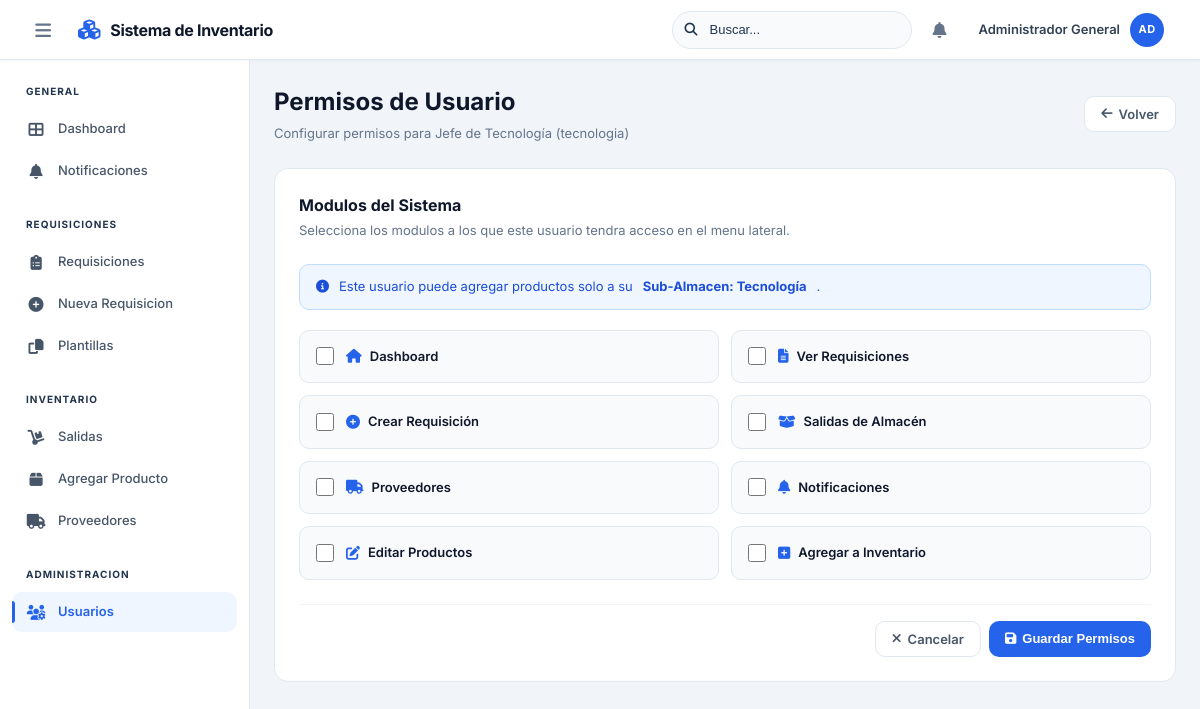
/permisos-usuario.php?id=5 (signed in), run on the app's committed database.
### tables this page shows
CREATE TABLE usuarios (
    id INT PRIMARY KEY AUTO_INCREMENT,
    username VARCHAR(50) UNIQUE NOT NULL,
    password VARCHAR(255) NOT NULL,
    nombre_completo VARCHAR(200) NOT NULL,
    email VARCHAR(100),
    rol ENUM('admin', 'departamento', 'solo_lectura', 'compras', 'gerencia', 'gerencia_general') DEFAULT 'solo_lectura',
    sub_almacen_id INT NULL,
    activo TINYINT(1) DEFAULT 1,
    created_at TIMESTAMP DEFAULT CURRENT_TIMESTAMP,
    FOREIGN KEY (sub_almacen_id) REFERENCES sub_almacenes(id)
);

CREATE TABLE sub_almacenes (
    id INT PRIMARY KEY AUTO_INCREMENT,
    nombre VARCHAR(100) NOT NULL,
    descripcion TEXT,
    created_at TIMESTAMP DEFAULT CURRENT_TIMESTAMP
);

### permisos-usuario.php (called while the page is built, shortened)
<?php
require_once 'config/database.php';
require_once 'models/Usuario.php';
require_once 'models/Permiso.php';
$usuario_id = intval($_GET['id'] ?? 0);
$usuarioModel = new Usuario();
$usuario = $usuarioModel->obtenerPorId($usuario_id);
$modulos_disponibles = [
    'dashboard' => ['nombre' => 'Dashboard', 'icono' => 'fa-home'],
    'requisiciones' => ['nombre' => 'Ver Requisiciones', 'icono' => 'fa-file-alt'],
    'nueva_requisicion' => ['nombre' => 'Crear Requisición', 'icono' => 'fa-plus-circle'],
    'salidas' => ['nombre' => 'Salidas de Almacén', 'icono' => 'fa-box-open'],
    'proveedores' => ['nombre' => 'Proveedores', 'icono' => 'fa-truck'],
    'notificaciones' => ['nombre' => 'Notificaciones', 'icono' => 'fa-bell'],
    'editar_productos' => ['nombre' => 'Editar Productos', 'icono' => 'fa-edit']
];
if ($usuario['sub_almacen_id'] || $usuario['rol'] === 'compras') {
    $modulos_disponibles['agregar_producto'] = ['nombre' => 'Agregar a Inventario', 'icono' => 'fa-plus-square'];
}
$permisoModel = new Permiso();
$permisos_actuales = $permisoModel->obtenerPermisos($usuario_id);
require 'includes/header.php';
require 'views/permisos-usuario.view.php';
require 'includes/footer.php';
?>

### config/database.php (called while the page is built, shortened)
<?php
function getConnection() {
    $conn = new mysqli(DB_HOST, DB_USER, DB_PASS, DB_NAME);
    $conn->set_charset("utf8");
    return $conn;
}

### models/Usuario.php (called while the page is built, shortened)
<?php
class Usuario {
    private $conn;
    public function __construct() {
        $this->conn = getConnection();
    }
    public function obtenerPorId($id) {
        $id = intval($id);
        $sql = "SELECT u.*, s.nombre as sub_almacen_nombre
                FROM usuarios u
                LEFT JOIN sub_almacenes s ON u.sub_almacen_id = s.id
                WHERE u.id = $id";
        $result = $this->conn->query($sql);
        return $result->fetch_assoc();
    }
}
?>

### models/Permiso.php (called while the page is built, shortened)
<?php
class Permiso {
    private $conn;
    public function __construct() {
        $this->conn = getConnection();
    }
    public function obtenerPermisos($usuario_id) {
        $sql = "SELECT modulo FROM permisos WHERE usuario_id = ?";
        $stmt = $this->conn->prepare($sql);
        $stmt->bind_param("i", $usuario_id);
        $stmt->execute();
        $resultado = $stmt->get_result();
        $permisos = [];
        return $permisos;
    }
}

### views/permisos-usuario.view.php (the view, shortened to what this page needs)
<main class="main-content">
    <div style="display: flex; justify-content: space-between; align-items: center; margin-bottom: 1.5rem;">
        <div>
            <h1 style="margin: 0 0 4px 0; font-size: 1.5rem; font-weight: 700; color: var(--gray-900);">Permisos de Usuario</h1>
            <p style="margin: 0; color: var(--text-muted); font-size: 0.8125rem;">Configurar permisos para <?php echo htmlspecialchars($usuario['nombre_completo']); ?> (<?php echo htmlspecialchars($usuario['username']); ?>)</p>
        </div>
        <a href="usuarios.php" class="btn btn-secondary" style="display: inline-flex; align-items: center; gap: 6px;">
            <i class="fas fa-arrow-left"></i> Volver
        </a>
    </div>
    <?php if ($usuario['rol'] === 'admin'): ?>
    <div style="display: flex; align-items: center; gap: 10px; padding: 1rem 1.25rem; border-radius: 12px; margin-bottom: 1rem; background: var(--primary-light); border: 1px solid #bfdbfe; color: var(--primary-hover);">
        <i class="fas fa-info-circle" style="font-size: 1rem;"></i>
        <span style="font-weight: 500; font-size: 0.8125rem;">Los administradores tienen acceso completo a todos los modulos del sistema.</span>
    </div>
    <?php else: ?>
    <div class="card">
        <form method="POST">
            <h3 style="margin: 0 0 4px 0; font-size: 1rem; font-weight: 700; color: var(--gray-900);">Modulos del Sistema</h3>
            <p style="margin: 0 0 1.5rem 0; color: var(--text-muted); font-size: 0.8125rem;">Selecciona los modulos a los que este usuario tendra acceso en el menu lateral.</p>
            <?php if (isset($modulos_disponibles['agregar_producto'])): ?>
            <div style="display: flex; align-items: center; gap: 10px; padding: 0.75rem 1rem; border-radius: 10px; margin-bottom: 1.25rem; background: var(--primary-light); border: 1px solid #bfdbfe; color: var(--primary-hover); font-size: 0.8125rem;">
                <i class="fas fa-info-circle"></i>
                <?php if ($usuario['rol'] === 'compras'): ?>
                    Este usuario puede agregar productos al <strong>Almacen General</strong>.
                <?php else: ?>
                    Este usuario puede agregar productos solo a su <strong>Sub-Almacen: <?php echo htmlspecialchars($usuario['sub_almacen_nombre']); ?></strong>.
                <?php endif; ?>
            </div>
            <?php endif; ?>
            <div style="display: grid; grid-template-columns: repeat(auto-fill, minmax(280px, 1fr)); gap: 0.75rem; margin-bottom: 1.5rem;">
                <?php foreach($modulos_disponibles as $modulo => $info): ?>
                <label style="display: flex; align-items: center; padding: 1rem; background: var(--gray-50); border-radius: 10px; cursor: pointer; transition: all 0.15s; border: 1px solid var(--gray-200);"
                       onmouseover="this.style.background='var(--primary-light)'; this.style.borderColor='var(--primary)'"
                       onmouseout="this.style.background='var(--gray-50)'; this.style.borderColor='var(--gray-200)'">
                    <input type="checkbox" name="modulos[]" value="<?php echo $modulo; ?>" <?php echo in_array($modulo, $permisos_actuales) ? 'checked' : ''; ?> style="width: 18px; height: 18px; margin-right: 0.75rem; cursor: pointer; accent-color: var(--primary);">
                    <i class="fas <?php echo $info['icono']; ?>" style="margin-right: 0.5rem; color: var(--primary); font-size: 0.875rem;"></i>
                    <span style="font-weight: 600; color: var(--gray-900); font-size: 0.8125rem;"><?php echo $info['nombre']; ?></span>
                </label>
                <?php endforeach; ?>
            </div>
            <div style="display: flex; gap: 8px; justify-content: flex-end; padding-top: 1rem; border-top: 1px solid var(--gray-100);">
                <a href="usuarios.php" class="btn btn-secondary"><i class="fas fa-times"></i> Cancelar</a>
                <button type="submit" class="btn btn-primary"><i class="fas fa-save"></i> Guardar Permisos</button>
            </div>
        </form>
    </div>
    <?php endif; ?>
</main>

### styles.css (style rules this page uses)
* { margin: 0; padding: 0; box-sizing: border-box; }
:root { --primary: #2563eb; --primary-hover: #1d4ed8; --primary-light: #eff6ff; --primary-50: #eff6ff; --primary-100: #dbeafe; --primary-200: #bfdbfe; --primary-600: #2563eb; --primary-700: #1d4ed8; --success: #059669; --success-light: #ecfdf5; --success-dark: #047857; --warning: #d97706; --warning-light: #fffbeb; --danger: #dc2626; --danger-light: #fef2f2; --info: #0891b2; --info-light: #ecfeff; --white: #ffffff; --gray-50: #f8fafc; --gray-100: #f1f5f9; --gray-200: #e2e8f0; --gray-300: #cbd5e1; --gray-400:rgb(34, 53, 78); --gray-500: #64748b; --gray-600: #475569; --gray-700: #334155; --gray-800: #1e293b; --gray-900: #0f172a; --text-primary: #0f172a; --text-secondary: #475569; --text-muted: #64748b; --text-light: #94a3b8; --background: #f1f5f9; --card-bg: #ffffff; --border-color: #e2e8f0; --radius-sm: 8px; --radius-md: 10px; --radius-lg: 14px; --radius-xl: 20px; --radius-full: 9999px; --shadow-xs: 0 1px 2px rgba(0, 0, 0, 0.04); --shadow-sm: 0 1px 3px rgba(0, 0, 0, 0.06), 0 1px 2px rgba(0, 0, 0, 0.04); --shadow-md: 0 4px 6px -1px rgba(0, 0, 0, 0.07), 0 2px 4px -2px rgba(0, 0, 0, 0.04); --shadow-lg: 0 10px 25px -5px rgba(0, 0, 0, 0.08), 0 8px 10px -6px rgba(0, 0, 0, 0.03); --shadow-card: 0 1px 3px rgba(0,0,0,0.04), 0 1px 2px rgba(0,0,0,0.06); --shadow-card-hover: 0 10px 30px -5px rgba(37, 99, 235, 0.15), 0 4px 6px -4px rgba(0,0,0,0.05); --transition: all 0.2s ease; --transition-fast: all 0.15s ease; }
body { font-family: "Inter", -apple-system, BlinkMacSystemFont, "Segoe UI", Roboto, sans-serif; background: var(--background); color: var(--text-primary); line-height: 1.5; font-size: 14px; min-height: 100vh; -webkit-font-smoothing: antialiased; }
.main-content { flex: 1; padding: 1.5rem; overflow-y: auto; background: var(--background); }
.btn { display: inline-flex; align-items: center; gap: 0.375rem; padding: 0.5rem 1rem; border: none; border-radius: var(--radius-md); font-size: 0.8125rem; font-weight: 600; cursor: pointer; transition: var(--transition-fast); text-decoration: none; white-space: nowrap; line-height: 1.4; }
.btn-primary { background: var(--primary); color: var(--white); }
.btn-secondary { background: var(--white); color: var(--gray-600); border: 1px solid var(--gray-200); }
.form-container, .card { background: var(--white); border: 1px solid var(--border-color); border-radius: var(--radius-lg); margin-bottom: 1.25rem; }
.card > form { padding: 1.5rem; }

### data on the page
usuarios: nombre_completo "Jefe de Tecnología", username "tecnologia", sub_almacen.nombre "Tecnología", rol "departamento" (drawn)

### other printed values
$_SESSION['user_nombre'] "Administrador General"
substr($_SESSION['user_nombre'] ?? 'U', 0, 2) "AD"
$info['nombre'] "Dashboard"
$info['nombre'] "Ver Requisiciones"
$info['nombre'] "Crear Requisición"
$info['nombre'] "Salidas de Almacén"
$info['nombre'] "Proveedores"
$info['nombre'] "Notificaciones"
$info['nombre'] "Editar Productos"
$info['nombre'] "Agregar a Inventario"
